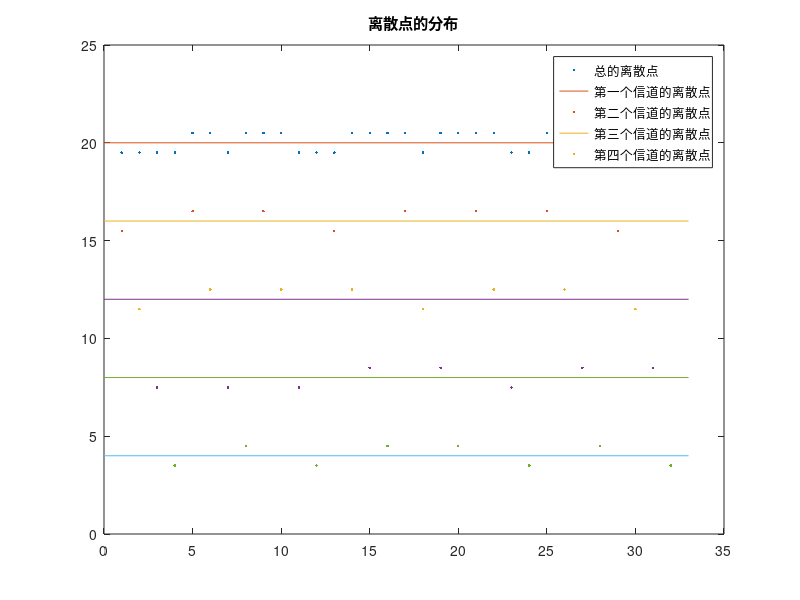
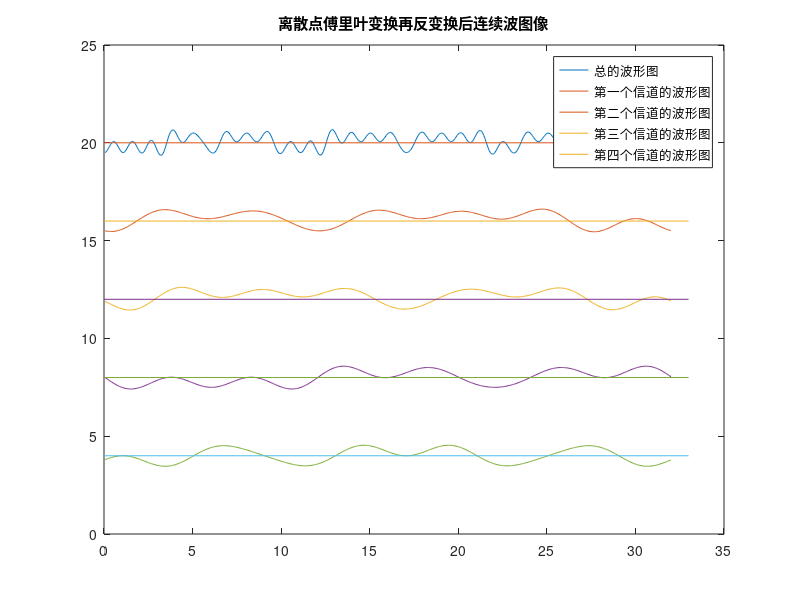
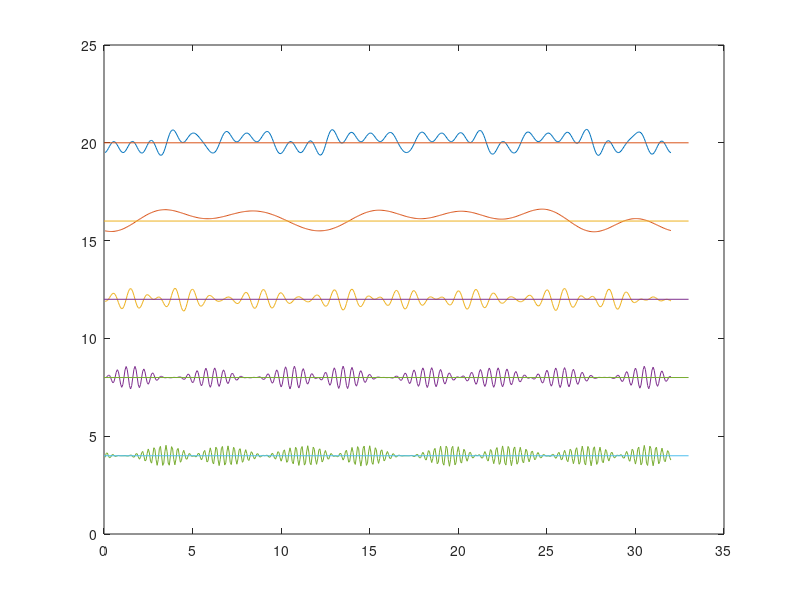
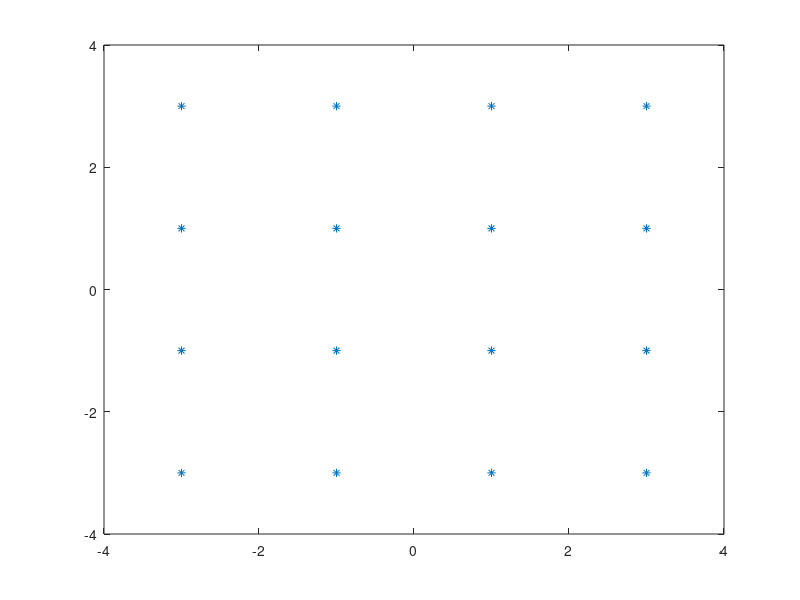

Recreate these plots in MATLAB, in order.
%Program(1)
clear;
clc;close all;
M=2;   K=4; %M-Modulation,K-channels
N=8;   U=16;  %N-Input symbols per channel,U-Oversampling time
S=randi([0,M-1],1,N*K)-(M-1)/2;%1*NK random integers -(M-1)/2~(M-1)/2
% S=randint(1,N*K,M)-(M-1)/2;
X=reshape(S,K,N);
%% 画离散点信号
figure(1);  %画总的时域信号点
axis([0,N*K+1,0,(K+2)*2*M]);
plot(1:N*K,S+(K+1)*2*M,'.');%N*K symbols in a channel
line([0,N*K+1],[(K+1)*2*M,(K+1)*2*M]);%画线纵坐标为20
hold on;
for kn=1:K %第k个信道，画每个信道的时域信号点
    plot(kn:K:N*K,X(kn,:)+(K-kn+1)*2*M,'.');%N*K symbols in K channels
    line([0,N*K+1],[(K-kn+1)*2*M,(K-kn+1)*2*M]);
end
hold off
title('离散点的分布');legend('总的离散点','第一个信道的离散点','第二个信道的离散点','第三个信道的离散点','第四个信道的离散点');

%% 画傅里叶变换的反变换的时域波形
figure(2);  %画总的傅里叶变换的反变换，相当于是由上面的点变为了连续波波形
axis([0,N*K+1,0,(K+2)*2*M]);
plot(1/U:1/U:N*K,U*real(ifft(fft(S),K*U*N))+(K+1)*2*M);
line([0,N*K+1],[(K+1)*2*M,(K+1)*2*M]);%画线纵坐标为20
hold on;
for kn=1:K  %第k个信道，画每个信道信号傅里叶变换的反变换
    Xkn=X(kn,:);
    Xkt=K*U*real(ifft(fft(Xkn),K*U*N));
    Xkt=[Xkt(K*U*N-(kn-1)*U+1:K*U*N),Xkt(1:K*U*N-(kn-1)*U)];
    plot(1/U:1/U:N*K,Xkt+(K-kn+1)*2*M);hold on;
    line([0,N*K+1],[(K-kn+1)*2*M,(K-kn+1)*2*M]);
end
hold off
title('离散点傅里叶变换再反变换后连续波图像');legend('总的波形图','第一个信道的波形图','第二个信道的波形图','第三个信道的波形图','第四个信道的波形图');

%% 画调制后时域波形
Y=0;
f=0:K-1;
figure(3);  
axis([0,N*K+1,0,(K+2)*2*M]);
plot(1/U:1/U:N*K,U*real(ifft(fft(S),K*U*N))+(K+1)*2*M);%原来的总波形
line([0,N*K+1],[(K+1)*2*M,(K+1)*2*M]);
hold on;
for kn=1:K
    Xkn=X(kn,:);
    Xkt=U*K*real(ifft(fft(Xkn),K*U*N));%和上面的一样
    Xkt=[Xkt(K*U*N-(kn-1)*U+1:K*U*N),Xkt(1:K*U*N-(kn-1)*U)];%和上面的一样
    Ykt=Xkt.*cos(2*pi*f(kn)*(1:K*U*N)/(U)); %乘以载波，调制到通带上（对于第一个通道,f=0,波形何原来一致）
    plot(1/U:1/U:N*K,Ykt+(K-kn+1)*2*M);
    line([0,N*K+1],[(K-kn+1)*2*M,(K-kn+1)*2*M]);
%     Y=Y+Ykt; %这个好像没什么用
end
hold off
%**********************************************************************

%% 计算调制后的BER和SER
%Program(2)
clear;
N=64; % FFT size
i=sqrt(-1);
M=16;  % Modulation level
switch M
    case {2}
        Symbol_Map=[1,-1];
    case {4}
        Symbol_Map=[1+i -1+i 1-i -1-i];
    case {16}
        Symbol_Map=[1+i -1+i 3+i -3+i 1-i -1-i 3-i -3-i 1+3i -1+3i 3+3i -3+3i 1-3i -1-3i 3-3i -3-3i];
    otherwise
        error('Undefined Modulation Level');
end
figure(4);%画16进制的星座图
plot(real(Symbol_Map),imag(Symbol_Map),'*');
axis([-sqrt(M),sqrt(M),-sqrt(M),sqrt(M)]);
Sym_Pow=Symbol_Map*Symbol_Map'; %总功率
Bit_Per_Sym=round(log2(M));     %每个符号多少个比特
Map_Matr=2.^(0:Bit_Per_Sym-1);
Num_Sym=N;          %N个符号
L=16;  % CP length
h_am=[1,0.7,0.5]; % Channel profile，考虑多径效应
h_length=length(h_am);
h=h_am.*(sqrt(0.5)*(randn(1,h_length)+i*randn(1,h_length)));
SNRindB=30;
Noise_Sigma=sqrt(0.5*10^(-SNRindB/10)); %0.5是信道衰减系数，考虑归一化信号功率
Xf_Bit_S=randi([0,1],1,Bit_Per_Sym*Num_Sym);%产生4*64个2进制bit
% Xf_Bit_S=randint(1,Bit_Per_Sym*Num_Sym);
Xf_Bit_P=reshape(Xf_Bit_S,Bit_Per_Sym,Num_Sym);%组合成64个符号，每列是一个符号
SymId0=Map_Matr*Xf_Bit_P+1;     %按每位所代表的值换算成64个10进制数
Xf_Sym=Symbol_Map(SymId0);  %每一个十进制数对应星座图的索引，转变成64个星座点
xt=sqrt(N)*ifft(Xf_Sym,N);      %ifft
xt_CP=[xt(N-L+1:N),xt];         %将上一步傅里叶反变换后xt的后16个数加在xt前面
yt=conv(xt_CP,h);               %和信道进行卷积
Noise=sqrt(Sym_Pow)*Noise_Sigma*(randn(1,N)+i*randn(1,N));%实际每个符号的噪声功率
yk=yt(L+1:L+N)+Noise;   %通过信道输出的总信号
Yf=sqrt(1/N)*fft(yk);   %对应的傅里叶变换
Hf=fft(h,N);            %信道的傅里叶变换
Xd=Yf./Hf;              %输出/信道=原来的信号的（傅里叶变换）?
Xd=Xd(1:Num_Sym);       %这一步好像没什么用
Dec_Matr=abs(ones(M,1)*Xd-Symbol_Map.'*ones(1,Num_Sym));% 64个符号变为16*64
[Distance,SymId]=min(Dec_Matr,[],1);    %取每一列的最小值，及其每一列对应的索引->第几个星座点
Xf_Dec=Symbol_Map(SymId);   %每一个对应的星座点
Xf_Bit_Dec=de2bi(SymId-1,4);%将16进制索引转为4bit形式，每一行为每一个符号
Xf_Bit_Dec=Xf_Bit_Dec';     %每一列为每一个符号
BitError=reshape(Xf_Bit_Dec,1,[])-Xf_Bit_S;     %变为一串2进制比特形式-原来的=比特误差
BER=sum(abs(BitError))/(Num_Sym*Bit_Per_Sym)    %比特误差率
SER=sum(abs(sign(SymId0-SymId)))/Num_Sym        %符号误差率
%%%%%%%%%%%%%%%%%%%%%%%%%%%%%%%%%%%%%%%%%%%%%%%%%%%%%%%%%%%%%%%%%%%%%%%%%%